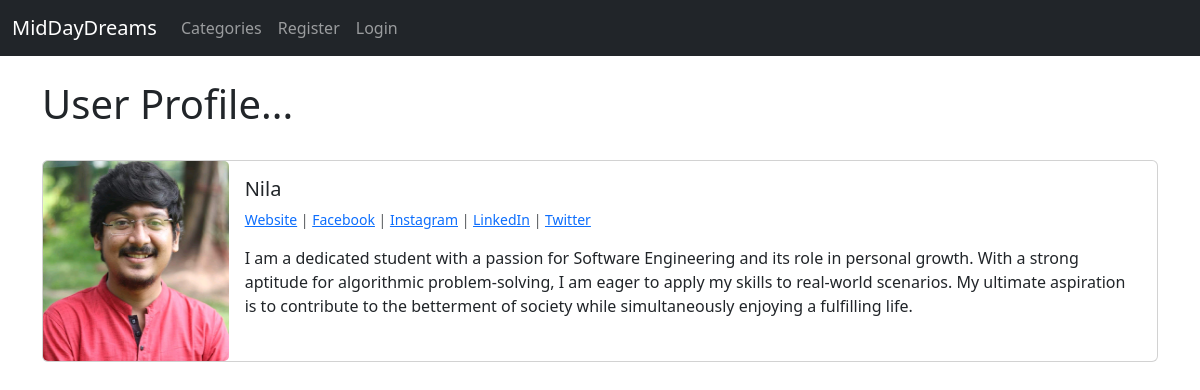
/members/1/profile/, run on the app's committed database.
### theblog/models.py (models this page shows, shortened)
class Profile(models.Model):
	user = models.OneToOneField(User, null = True , on_delete = models.CASCADE)
	bio = models.TextField()
	profile_pic = models.ImageField(null = True, blank = True, upload_to = "images/profile/")
	website_url = models.CharField(max_length = 255, null = True, blank = True)
	facebook_url = models.CharField(max_length = 255, null = True, blank = True)
	twitter_url = models.CharField(max_length = 255, null = True, blank = True)
	instagram_url = models.CharField(max_length = 255, null = True, blank = True)
	linkedin_url = models.CharField(max_length = 255, null = True, blank = True)

### members/views.py (the view)
# urls.py: path('<int:pk>/profile/', ShowProfilePageView.as_view(), name='show_profile_page'),
class ShowProfilePageView(DetailView):
    model = Profile
    template_name = 'registration/user_profile.html'
    def get_context_data(self, *args, **kwargs):
        context = super(ShowProfilePageView, self).get_context_data(*args, **kwargs)
        page_user = get_object_or_404(Profile, id=self.kwargs['pk'])
        context["page_user"] = page_user
        return context

### members/templates/registration/user_profile.html
{% extends 'base.html' %}
{% load  static %}
{% block content %}
  <h1>User Profile...</h1>
  <br/>
                <div class="card mb-3" >
                  <div class="row g-0">
                    <div class="col-md-2">
                        {% if page_user.profile_pic %}
                            <img src="{{ page_user.profile_pic.url  }}" class="card-img" width=200 height= 200>
                        {% else %}
                            <img src="{% static 'theblog/images/default.png' %}" class="card-img" width="200" height="200">
                        {% endif %}
                    </div>
                    <div class="col-md-10">
                      <div class="card-body">
                        <h5 class="card-title">{{ page_user.user }}</h5>
                            <p class="small text-muted">
                                {% if page_user.website_url %}
                                    <a href="{{ page_user.website_url }}">Website</a> |
                                {% endif %}
                                {% if page_user.facebook_url %}
                                    <a href="{{ page_user.facebook_url }}">Facebook</a> |
                                {% endif %}
                                {% if page_user.instagram_url %}
                                    <a href="{{ page_user.instagram_url }}">Instagram</a> |
                                {% endif %}
                                {% if page_user.linkedin_url %}
                                    <a href="{{ page_user.linkedin_url }}">LinkedIn</a> |
                                {% endif %}
                                {% if page_user.twitter_url %}
                                    <a href="{{ page_user.twitter_url }}">Twitter</a>
                                {% endif %}
                            </p>
                        <p class="card-text">{{ page_user.bio }}</p>
                      </div>
                    </div>
                  </div>
{% endblock %}

### data on the page
Profile: profile_pic (picture), user "Nila", bio "I am a dedicated student with a passion for Software Engineering and its role in personal growth. With a strong aptitude for algorithmic problem-solving, I am eager to apply my skills to real-world scenarios. My ultimate aspiration is to contribute to the betterment of society while simultaneously enjoying a fulfilling life."
